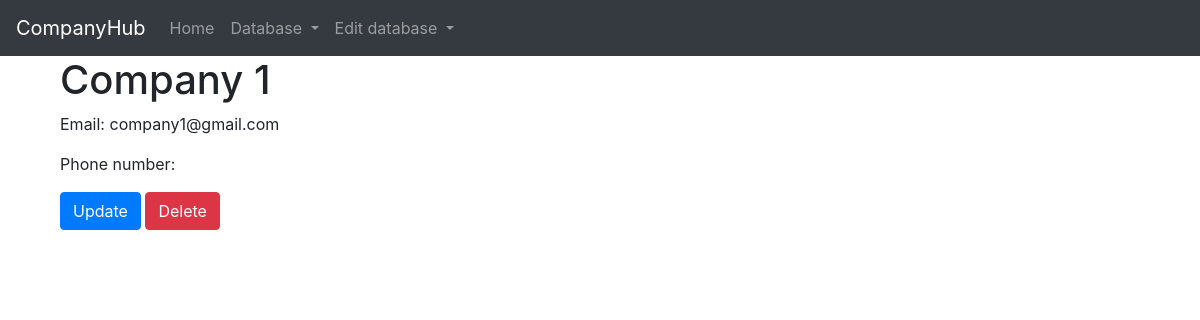
Page /supplier/1 on the earlier database version.
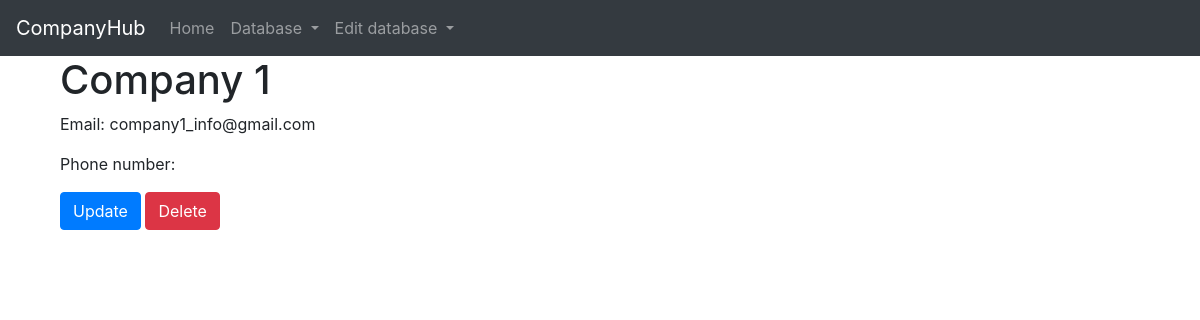
Same page on the later database version.
### main/models.py (models this page shows, shortened)
class Supplier(models.Model):
    supplier_name = models.CharField(max_length=100)
    email = models.EmailField(null=True)

### main/views.py (the view)
# urls.py: path('supplier/<pk>', SupplierDetailView.as_view(), name='main-supplier-detail'),
class SupplierDetailView(DetailView):
    model = Supplier
    template_name = 'main/supplier-detail.html'

### main/templates/main/supplier-detail.html
{% extends 'main/base.html' %}
{% block content %}
<div class="container">
    <h1>{{ object.supplier_name }}</h1>
    <p>Email: {{ object.email }}</p>
    <p>Phone number: </p>
    <a class="btn btn-primary" href="{% url 'main-update-supplier' object.pk%}">Update</a>
    <a class="btn btn-danger" href="{% url 'main-delete-supplier' object.pk%}">Delete</a>
</div>
{% endblock content %}

Differences in the rows shown:
changed Supplier "Company 1": email "company1@gmail.com" → "company1_info@gmail.com"
